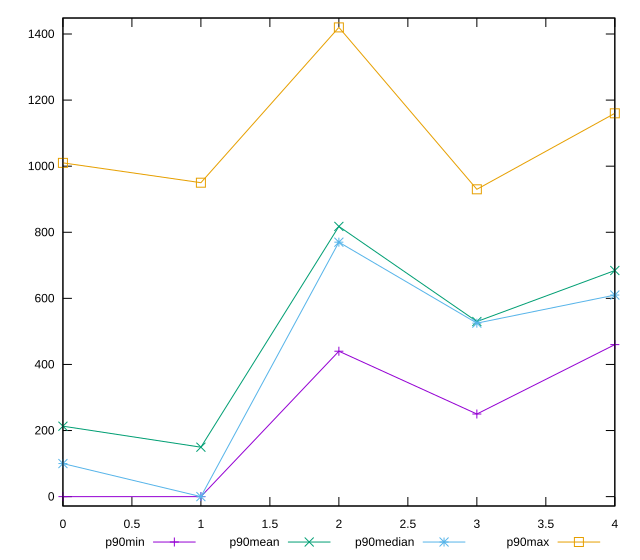

The gnuplot source for this figure:
reset

$p90Min <<EOF
0 0
1 0
2 440
3 250
4 460
EOF

$p90Mean <<EOF
0 213.08510638297872
1 149.5744680851064
2 817.7659574468086
3 529.7872340425532
4 684.2553191489362
EOF

$p90Median <<EOF
0 100
1 0
2 770
3 525
4 610
EOF

$p90Max <<EOF
0 1010
1 950
2 1420
3 930
4 1160
EOF

set key outside below
set xrange [0:4]
set yrange [-28.400000000000002:1448.4]
set trange [-28.400000000000002:1448.4]
set terminal svg size 640, 560 enhanced background rgb 'white'
set output "report_00014_2021-02-09T15:56:05.503Z/uses-http2/progression/value.svg"

plot $p90Min title "p90min" with linespoints, \
     $p90Mean title "p90mean" with linespoints, \
     $p90Median title "p90median" with linespoints, \
     $p90Max title "p90max" with linespoints

reset
